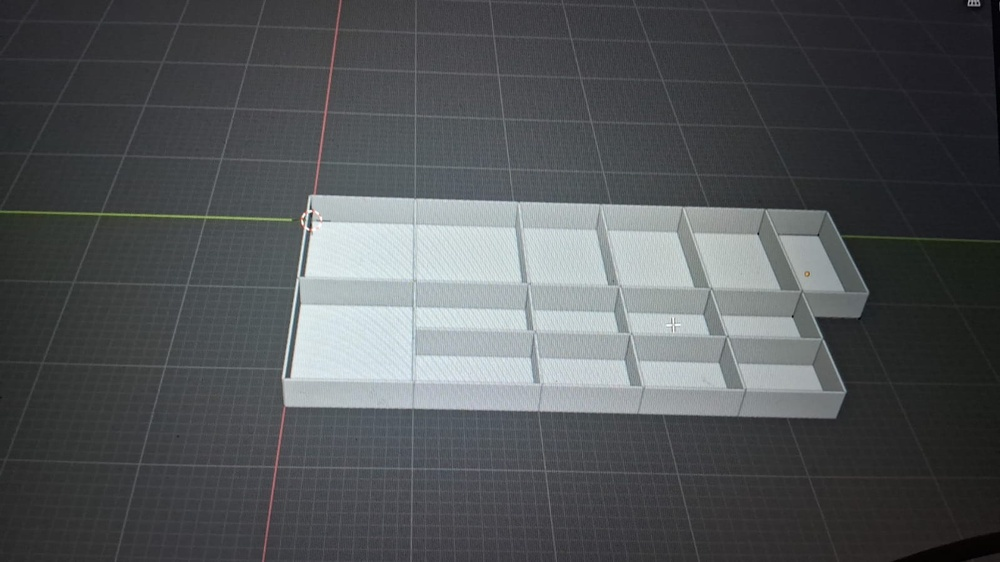
#> input picture img.jpg, 1000 x 562 px, shrunk from 1599 x 899 before the run
$ python -i preprocessing.py   (imports and definitions only)
#> lines starting #> are read from the running program, lines starting #| are printed output that depends on the picture; after the words box and inside, x2 and y2 are one past the last pixel; in counts of white or black regions, pixels touching at a corner belong together
import cv2
import numpy as np

def preprocess_image(image_path, blur_kernel=(5, 5)):
#> called with image_path = '../../img.jpg', blur_kernel = (5, 5)
    image = cv2.imread(image_path)
#> image is the input picture: shape (562, 1000, 3); mean B, G, R 87.5, 85.4, 82.4
    if image is None:
        raise FileNotFoundError(f"Could not load image at {image_path}")

    gray = cv2.cvtColor(image, cv2.COLOR_BGR2GRAY)
    blurred = cv2.GaussianBlur(gray, blur_kernel, 0)

    # Adaptive thresholding to handle uneven lighting and clear lines
    thresh = cv2.adaptiveThreshold(blurred, 255, cv2.ADAPTIVE_THRESH_GAUSSIAN_C,
                                   cv2.THRESH_BINARY_INV, 11, 2)
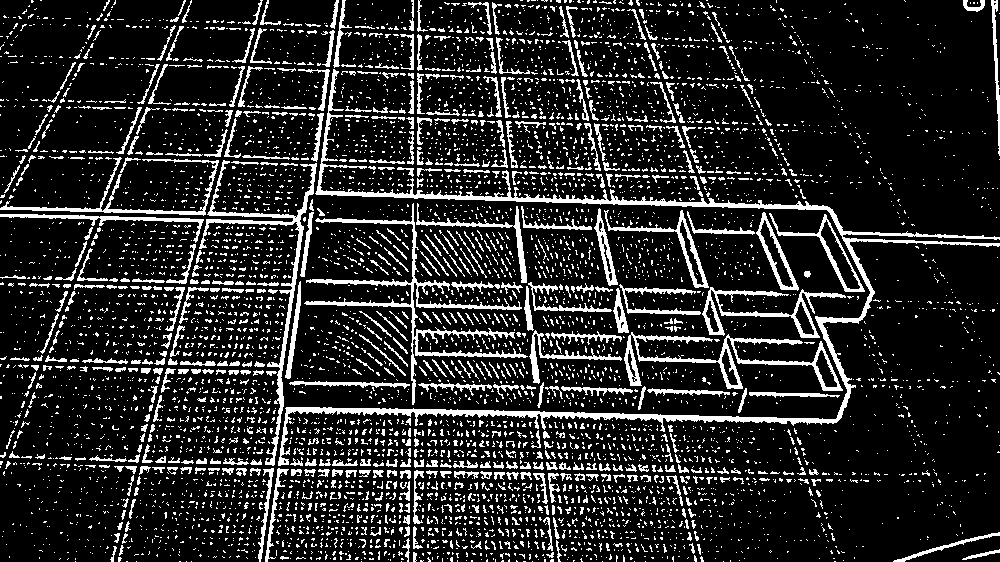
#> thresh: shape (562, 1000); 15.2% white; 6154 white regions (5533 under 20 px), largest, box (x1, y1, x2, y2) and area: (278, 69, 1000, 466) 8986, (304, 203, 528, 405) 3281, (624, 332, 843, 391) 2416

    # Morphological close to bridge small gaps
    kernel = np.ones((5, 5), np.uint8)
    morphed = cv2.morphologyEx(thresh, cv2.MORPH_CLOSE, kernel)
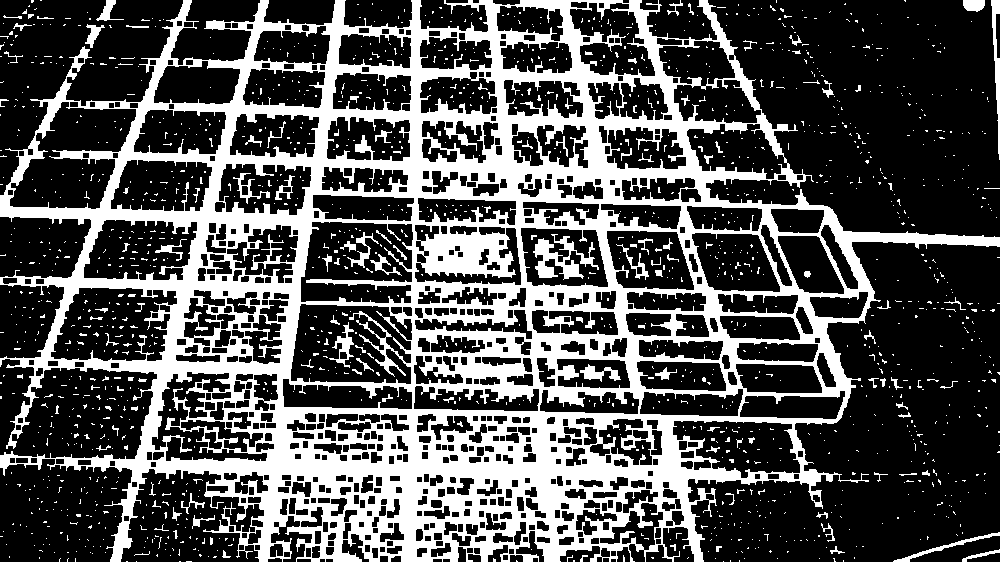
#> morphed: shape (562, 1000); 31.5% white; 1518 white regions (1400 under 20 px), largest, box (x1, y1, x2, y2) and area: (0, 0, 1000, 562) 163104, (533, 234, 599, 280) 1221, (991, 0, 1000, 160) 595

    return image, gray, blurred, morphed

>>> result = preprocess_image('../../img.jpg')
